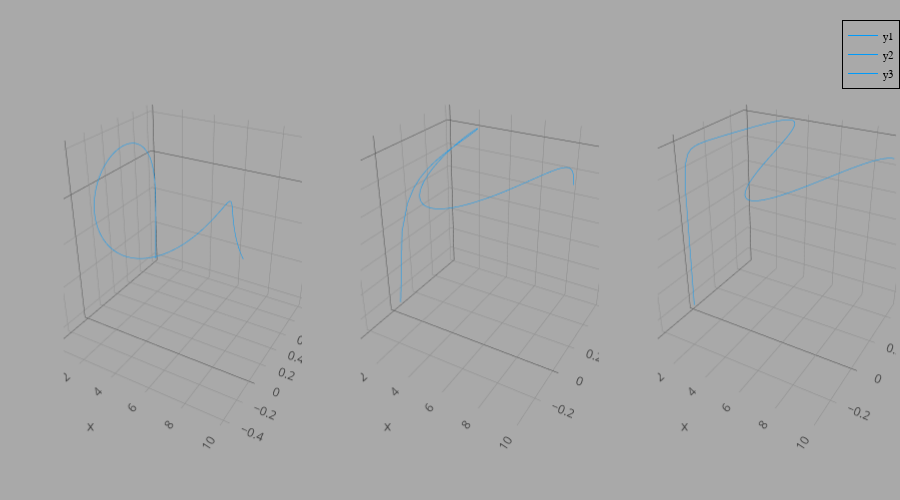

Notebook code for this chart:
### Code cell
x = [i for i in 0:0.1:10]
let P =plot(layout=(1,3), size=(900,500))
    plot!(x, hankelh1.(0,x), background_color="darkgrey", subplot=1)
    plot!(x, hankelh1.(1,x), background_color="darkgrey", subplot=2)
    plot!(x, hankelh1.(2,x), background_color="darkgrey", subplot=3)
end

### Figure 1 — Plotly figure (JSON) as saved in the notebook; plotly's stock layout.template omitted (floating-point values rounded to 4 significant figures)
{"data": [{"colorbar": {"title": ""}, "legendgroup": "y1", "line": {"color": "rgba(0, 154, 250, 1.000)", "dash": "solid", "shape": "linear", "width": 1}, "mode": "lines", "name": "y1", "scene": "scene1", "showlegend": true, "type": "scatter3d", "x": [0.1, 0.2, 0.3, 0.4, 0.5, 0.6, 0.7, 0.8, 0.9, 1, 1.1, 1.2, 1.3, 1.4, 1.5, 1.6, 1.7, 1.8, 1.9, 2, 2.1, 2.2, 2.3, 2.4, 2.5, 2.6, 2.7, 2.8, 2.9, 3, 3.1, 3.2, 3.3, 3.4, 3.5, 3.6, 3.7, 3.8, 3.9, 4, 4.1, 4.2, 4.3, 4.4, 4.5, 4.6, 4.7, 4.8, 4.9, 5, 5.1, 5.2, 5.3, 5.4, 5.5, 5.6, 5.7, 5.8, 5.9, 6, 6.1, 6.2, 6.3, 6.4, 6.5, 6.6, 6.7, 6.8, 6.9, 7, 7.1, 7.2, 7.3, 7.4, 7.5, 7.6, 7.7, 7.8, 7.9, 8, 8.1, 8.2, 8.3, 8.4, 8.5, 8.6, 8.7, 8.8, 8.9, 9, 9.1, 9.2, 9.3, 9.4, 9.5, 9.6, 9.7, 9.8, 9.9, 10], "xaxis": "x1", "y": [0.9975, 0.99, 0.9776, 0.9604, 0.9385, 0.912, 0.8812, 0.8463, 0.8075, 0.7652, 0.7196, 0.6711, 0.6201, 0.5669, 0.5118, 0.4554, 0.398, 0.34, 0.2818, 0.2239, 0.1666, 0.1104, 0.05554, 0.002508, -0.04838, -0.0968, -0.1424, -0.185, -0.2243, -0.2601, -0.2921, -0.3202, -0.3443, -0.3643, -0.3801, -0.3918, -0.3992, -0.4026, -0.4018, -0.3971, -0.3887, -0.3766, -0.361, -0.3423, -0.3205, -0.2961, -0.2693, -0.2404, -0.2097, -0.1776, -0.1443, -0.1103, -0.0758, -0.04121, -0.006844, 0.02697, 0.05992, 0.0917, 0.122, 0.1506, 0.1773, 0.2017, 0.2238, 0.2433, 0.2601, 0.274, 0.2851, 0.2931, 0.2981, 0.3001, 0.2991, 0.2951, 0.2882, 0.2786, 0.2663, 0.2516, 0.2346, 0.2154, 0.1944, 0.1717, 0.1475, 0.1222, 0.09601, 0.06916, 0.04194, 0.01462, -0.01252, -0.03923, -0.06525, -0.09033, -0.1142, -0.1367, -0.1577, -0.1768, -0.1939, -0.209, -0.2218, -0.2323, -0.2403, -0.2459], "yaxis": "y1", "z": [-1.534, -1.081, -0.8073, -0.606, -0.4445, -0.3085, -0.1907, -0.0868, 0.005628, 0.08826, 0.1622, 0.2281, 0.2865, 0.3379, 0.3824, 0.4204, 0.452, 0.4774, 0.4968, 0.5104, 0.5183, 0.5208, 0.5181, 0.5104, 0.4981, 0.4813, 0.4605, 0.4359, 0.4079, 0.3769, 0.3431, 0.3071, 0.2691, 0.2296, 0.189, 0.1477, 0.1061, 0.0645, 0.02338, -0.01694, -0.05609, -0.09375, -0.1296, -0.1633, -0.1947, -0.2235, -0.2494, -0.2723, -0.2921, -0.3085, -0.3216, -0.3313, -0.3374, -0.3402, -0.3395, -0.3354, -0.3282, -0.3177, -0.3044, -0.2882, -0.2694, -0.2483, -0.2251, -0.1999, -0.1732, -0.1452, -0.1162, -0.08643, -0.05625, -0.02595, 0.004182, 0.03385, 0.06277, 0.09068, 0.1173, 0.1424, 0.1658, 0.1872, 0.2065, 0.2235, 0.2381, 0.2501, 0.2595, 0.2662, 0.2702, 0.2715, 0.27, 0.2659, 0.2592, 0.2499, 0.2383, 0.2245, 0.2086, 0.1907, 0.1712, 0.1502, 0.1279, 0.1045, 0.08038, 0.05567], "zaxis": "z1", "zmax": null, "zmin": null}, {"colorbar": {"title": ""}, "legendgroup": "y2", "line": {"color": "rgba(0, 154, 250, 1.000)", "dash": "solid", "shape": "linear", "width": 1}, "mode": "lines", "name": "y2", "scene": "scene2", "showlegend": true, "type": "scatter3d", "x": [0.1, 0.2, 0.3, 0.4, 0.5, 0.6, 0.7, 0.8, 0.9, 1, 1.1, 1.2, 1.3, 1.4, 1.5, 1.6, 1.7, 1.8, 1.9, 2, 2.1, 2.2, 2.3, 2.4, 2.5, 2.6, 2.7, 2.8, 2.9, 3, 3.1, 3.2, 3.3, 3.4, 3.5, 3.6, 3.7, 3.8, 3.9, 4, 4.1, 4.2, 4.3, 4.4, 4.5, 4.6, 4.7, 4.8, 4.9, 5, 5.1, 5.2, 5.3, 5.4, 5.5, 5.6, 5.7, 5.8, 5.9, 6, 6.1, 6.2, 6.3, 6.4, 6.5, 6.6, 6.7, 6.8, 6.9, 7, 7.1, 7.2, 7.3, 7.4, 7.5, 7.6, 7.7, 7.8, 7.9, 8, 8.1, 8.2, 8.3, 8.4, 8.5, 8.6, 8.7, 8.8, 8.9, 9, 9.1, 9.2, 9.3, 9.4, 9.5, 9.6, 9.7, 9.8, 9.9, 10], "xaxis": "x2", "y": [0.04994, 0.0995, 0.1483, 0.196, 0.2423, 0.2867, 0.329, 0.3688, 0.4059, 0.4401, 0.4709, 0.4983, 0.522, 0.5419, 0.5579, 0.5699, 0.5778, 0.5815, 0.5812, 0.5767, 0.5683, 0.556, 0.5399, 0.5202, 0.4971, 0.4708, 0.4416, 0.4097, 0.3754, 0.3391, 0.3009, 0.2613, 0.2207, 0.1792, 0.1374, 0.09547, 0.05383, 0.01282, -0.02724, -0.06604, -0.1033, -0.1386, -0.1719, -0.2028, -0.2311, -0.2566, -0.2791, -0.2985, -0.3147, -0.3276, -0.3371, -0.3432, -0.346, -0.3453, -0.3414, -0.3343, -0.3241, -0.311, -0.2951, -0.2767, -0.2559, -0.2329, -0.2081, -0.1816, -0.1538, -0.125, -0.09534, -0.06522, -0.0349, -0.004683, 0.02515, 0.05433, 0.08257, 0.1096, 0.1352, 0.1592, 0.1813, 0.2014, 0.2192, 0.2346, 0.2476, 0.258, 0.2657, 0.2708, 0.2731, 0.2728, 0.2697, 0.2641, 0.2559, 0.2453, 0.2324, 0.2174, 0.2004, 0.1816, 0.1613, 0.1395, 0.1166, 0.09284, 0.06837, 0.04347], "yaxis": "y2", "z": [-6.459, -3.324, -2.293, -1.781, -1.471, -1.26, -1.103, -0.9781, -0.8731, -0.7812, -0.6981, -0.6211, -0.5485, -0.4791, -0.4123, -0.3476, -0.2847, -0.2237, -0.1644, -0.107, -0.05168, 0.001488, 0.05228, 0.1005, 0.1459, 0.1884, 0.2276, 0.2635, 0.2959, 0.3247, 0.3496, 0.3707, 0.3879, 0.401, 0.4102, 0.4154, 0.4167, 0.4141, 0.4078, 0.3979, 0.3846, 0.368, 0.3484, 0.326, 0.301, 0.2737, 0.2445, 0.2136, 0.1812, 0.1479, 0.1137, 0.07919, 0.04455, 0.01013, -0.02376, -0.05681, -0.08872, -0.1192, -0.1481, -0.175, -0.1998, -0.2223, -0.2422, -0.2596, -0.2741, -0.2857, -0.2945, -0.3002, -0.3029, -0.3027, -0.2995, -0.2934, -0.2846, -0.2731, -0.2591, -0.2428, -0.2243, -0.2039, -0.1817, -0.1581, -0.1331, -0.1072, -0.0806, -0.05348, -0.02617, 0.001084, 0.02801, 0.05436, 0.07987, 0.1043, 0.1275, 0.1491, 0.1691, 0.1871, 0.2032, 0.2171, 0.2287, 0.2379, 0.2447, 0.249], "zaxis": "z2", "zmax": null, "zmin": null}, {"colorbar": {"title": ""}, "legendgroup": "y3", "line": {"color": "rgba(0, 154, 250, 1.000)", "dash": "solid", "shape": "linear", "width": 1}, "mode": "lines", "name": "y3", "scene": "scene3", "showlegend": true, "type": "scatter3d", "x": [0.1, 0.2, 0.3, 0.4, 0.5, 0.6, 0.7, 0.8, 0.9, 1, 1.1, 1.2, 1.3, 1.4, 1.5, 1.6, 1.7, 1.8, 1.9, 2, 2.1, 2.2, 2.3, 2.4, 2.5, 2.6, 2.7, 2.8, 2.9, 3, 3.1, 3.2, 3.3, 3.4, 3.5, 3.6, 3.7, 3.8, 3.9, 4, 4.1, 4.2, 4.3, 4.4, 4.5, 4.6, 4.7, 4.8, 4.9, 5, 5.1, 5.2, 5.3, 5.4, 5.5, 5.6, 5.7, 5.8, 5.9, 6, 6.1, 6.2, 6.3, 6.4, 6.5, 6.6, 6.7, 6.8, 6.9, 7, 7.1, 7.2, 7.3, 7.4, 7.5, 7.6, 7.7, 7.8, 7.9, 8, 8.1, 8.2, 8.3, 8.4, 8.5, 8.6, 8.7, 8.8, 8.9, 9, 9.1, 9.2, 9.3, 9.4, 9.5, 9.6, 9.7, 9.8, 9.9, 10], "xaxis": "x3", "y": [0.001249, 0.004983, 0.01117, 0.01973, 0.0306, 0.04367, 0.05879, 0.07582, 0.09459, 0.1149, 0.1366, 0.1593, 0.183, 0.2074, 0.2321, 0.257, 0.2817, 0.3061, 0.3299, 0.3528, 0.3746, 0.3951, 0.4139, 0.431, 0.4461, 0.459, 0.4696, 0.4777, 0.4832, 0.4861, 0.4862, 0.4835, 0.478, 0.4697, 0.4586, 0.4448, 0.4283, 0.4093, 0.3879, 0.3641, 0.3383, 0.3105, 0.2811, 0.2501, 0.2178, 0.1846, 0.1506, 0.1161, 0.08129, 0.04657, 0.01214, -0.02172, -0.05475, -0.0867, -0.1173, -0.1464, -0.1737, -0.199, -0.2221, -0.2429, -0.2612, -0.2769, -0.2899, -0.3001, -0.3074, -0.3119, -0.3135, -0.3123, -0.3082, -0.3014, -0.292, -0.28, -0.2656, -0.249, -0.2303, -0.2097, -0.1875, -0.1638, -0.1389, -0.113, -0.08638, -0.05929, -0.03197, -0.004684, 0.02232, 0.04881, 0.07453, 0.09925, 0.1228, 0.1448, 0.1653, 0.184, 0.2008, 0.2154, 0.2279, 0.238, 0.2458, 0.2512, 0.2542, 0.2546], "yaxis": "y3", "z": [-127.6, -32.16, -14.48, -8.298, -5.441, -3.893, -2.961, -2.359, -1.946, -1.651, -1.431, -1.263, -1.13, -1.022, -0.9322, -0.8549, -0.787, -0.7259, -0.6699, -0.6174, -0.5675, -0.5194, -0.4726, -0.4267, -0.3813, -0.3364, -0.2919, -0.2477, -0.2038, -0.1604, -0.1175, -0.07536, -0.03403, 0.006276, 0.04537, 0.08306, 0.1192, 0.1535, 0.1858, 0.2159, 0.2437, 0.269, 0.2916, 0.3115, 0.3285, 0.3425, 0.3534, 0.3613, 0.366, 0.3677, 0.3662, 0.3617, 0.3542, 0.3439, 0.3308, 0.3152, 0.297, 0.2766, 0.2542, 0.2299, 0.2039, 0.1766, 0.1482, 0.1188, 0.08891, 0.05864, 0.02829, -0.001856, -0.03155, -0.06053, -0.08854, -0.1154, -0.1407, -0.1645, -0.1864, -0.2063, -0.2241, -0.2395, -0.2525, -0.263, -0.271, -0.2763, -0.2789, -0.279, -0.2764, -0.2712, -0.2636, -0.2535, -0.2412, -0.2268, -0.2103, -0.1921, -0.1722, -0.1509, -0.1284, -0.105, -0.08073, -0.05598, -0.03094, -0.005868], "zaxis": "z3", "zmax": null, "zmin": null}], "layout": {"annotations": [], "height": 500, "legend": {"bgcolor": "rgba(169, 169, 169, 1.000)", "bordercolor": "rgba(0, 0, 0, 1.000)", "borderwidth": 1, "font": {"color": "rgba(0, 0, 0, 1.000)", "family": "sans-serif", "size": 11}, "tracegroupgap": 0, "traceorder": "normal", "x": 1, "xanchor": "auto", "y": 1, "yanchor": "auto"}, "margin": {"b": 20, "l": 0, "r": 0, "t": 20}, "paper_bgcolor": "rgba(169, 169, 169, 1.000)", "plot_bgcolor": "rgba(169, 169, 169, 1.000)", "scene1": {"camera": {"eye": {"x": 1.126, "y": -1.95, "z": 1.3}}, "domain": {"x": [0.07073, 0.3355], "y": [0.0301, 0.9921]}, "xaxis1": {"gridcolor": "rgba(0, 0, 0, 0.100)", "gridwidth": 0.5, "linecolor": "rgba(0, 0, 0, 1.000)", "mirror": false, "range": [-0.3, 10.3], "showgrid": true, "showline": true, "showticklabels": true, "tickangle": 0, "tickcolor": "rgb(0, 0, 0)", "tickfont": {"color": "rgba(0, 0, 0, 1.000)", "family": "sans-serif", "size": 11}, "tickmode": "array", "ticks": "inside", "ticktext": ["0.0", "2.5", "5.0", "7.5", "10.0"], "tickvals": [0, 2.5, 5, 7.5, 10], "title": "", "titlefont": {"color": "rgba(0, 0, 0, 1.000)", "family": "sans-serif", "size": 15}, "type": "-", "visible": true, "zeroline": false, "zerolinecolor": "rgba(0, 0, 0, 1.000)"}, "yaxis1": {"gridcolor": "rgba(0, 0, 0, 0.100)", "gridwidth": 0.5, "linecolor": "rgba(0, 0, 0, 1.000)", "mirror": false, "range": [-0.4446, 1.042], "showgrid": true, "showline": true, "showticklabels": true, "tickangle": 0, "tickcolor": "rgb(0, 0, 0)", "tickfont": {"color": "rgba(0, 0, 0, 1.000)", "family": "sans-serif", "size": 11}, "tickmode": "array", "ticks": "inside", "ticktext": ["−0.25", "0.00", "0.25", "0.50", "0.75", "1.00"], "tickvals": [-0.25, 0, 0.25, 0.5, 0.75, 1], "title": "Re(y)", "titlefont": {"color": "rgba(0, 0, 0, 1.000)", "family": "sans-serif", "size": 15}, "type": "-", "visible": true, "zeroline": false, "zerolinecolor": "rgba(0, 0, 0, 1.000)"}, "zaxis1": {"gridcolor": "rgba(0, 0, 0, 0.100)", "gridwidth": 0.5, "linecolor": "rgba(0, 0, 0, 1.000)", "mirror": false, "range": [-1.596, 0.5824], "showgrid": true, "showline": true, "showticklabels": true, "tickangle": 0, "tickcolor": "rgb(0, 0, 0)", "tickfont": {"color": "rgba(0, 0, 0, 1.000)", "family": "sans-serif", "size": 11}, "tickmode": "array", "ticks": "inside", "ticktext": ["−1.5", "−1.0", "−0.5", "0.0", "0.5"], "tickvals": [-1.5, -1, -0.5, 0, 0.5], "title": "Im(y)", "titlefont": {"color": "rgba(0, 0, 0, 1.000)", "family": "sans-serif", "size": 15}, "type": "-", "visible": true, "zeroline": false, "zerolinecolor": "rgba(0, 0, 0, 1.000)"}}, "scene2": {"camera": {"eye": {"x": 1.126, "y": -1.95, "z": 1.3}}, "domain": {"x": [0.4008, 0.6656], "y": [0.0301, 0.9921]}, "xaxis2": {"gridcolor": "rgba(0, 0, 0, 0.100)", "gridwidth": 0.5, "linecolor": "rgba(0, 0, 0, 1.000)", "mirror": false, "range": [-0.3, 10.3], "showgrid": true, "showline": true, "showticklabels": true, "tickangle": 0, "tickcolor": "rgb(0, 0, 0)", "tickfont": {"color": "rgba(0, 0, 0, 1.000)", "family": "sans-serif", "size": 11}, "tickmode": "array", "ticks": "inside", "ticktext": ["0.0", "2.5", "5.0", "7.5", "10.0"], "tickvals": [0, 2.5, 5, 7.5, 10], "title": "", "titlefont": {"color": "rgba(0, 0, 0, 1.000)", "family": "sans-serif", "size": 15}, "type": "-", "visible": true, "zeroline": false, "zerolinecolor": "rgba(0, 0, 0, 1.000)"}, "yaxis2": {"gridcolor": "rgba(0, 0, 0, 0.100)", "gridwidth": 0.5, "linecolor": "rgba(0, 0, 0, 1.000)", "mirror": false, "range": [-0.3738, 0.6093], "showgrid": true, "showline": true, "showticklabels": true, "tickangle": 0, "tickcolor": "rgb(0, 0, 0)", "tickfont": {"color": "rgba(0, 0, 0, 1.000)", "family": "sans-serif", "size": 11}, "tickmode": "array", "ticks": "inside", "ticktext": ["−0.2", "0.0", "0.2", "0.4", "0.6"], "tickvals": [-0.2, 0, 0.2, 0.4, 0.6], "title": "Re(y)", "titlefont": {"color": "rgba(0, 0, 0, 1.000)", "family": "sans-serif", "size": 15}, "type": "-", "visible": true, "zeroline": false, "zerolinecolor": "rgba(0, 0, 0, 1.000)"}, "zaxis2": {"gridcolor": "rgba(0, 0, 0, 0.100)", "gridwidth": 0.5, "linecolor": "rgba(0, 0, 0, 1.000)", "mirror": false, "range": [-6.665, 0.6229], "showgrid": true, "showline": true, "showticklabels": true, "tickangle": 0, "tickcolor": "rgb(0, 0, 0)", "tickfont": {"color": "rgba(0, 0, 0, 1.000)", "family": "sans-serif", "size": 11}, "tickmode": "array", "ticks": "inside", "ticktext": ["−6", "−5", "−4", "−3", "−2", "−1", "0"], "tickvals": [-6, -5, -4, -3, -2, -1, 0], "title": "Im(y)", "titlefont": {"color": "rgba(0, 0, 0, 1.000)", "family": "sans-serif", "size": 15}, "type": "-", "visible": true, "zeroline": false, "zerolinecolor": "rgba(0, 0, 0, 1.000)"}}, "scene3": {"camera": {"eye": {"x": 1.126, "y": -1.95, "z": 1.3}}, "domain": {"x": [0.7308, 0.9956], "y": [0.0301, 0.9921]}, "xaxis3": {"gridcolor": "rgba(0, 0, 0, 0.100)", "gridwidth": 0.5, "linecolor": "rgba(0, 0, 0, 1.000)", "mirror": false, "range": [-0.3, 10.3], "showgrid": true, "showline": true, "showticklabels": true, "tickangle": 0, "tickcolor": "rgb(0, 0, 0)", "tickfont": {"color": "rgba(0, 0, 0, 1.000)", "family": "sans-serif", "size": 11}, "tickmode": "array", "ticks": "inside", "ticktext": ["0.0", "2.5", "5.0", "7.5", "10.0"], "tickvals": [0, 2.5, 5, 7.5, 10], "title": "", "titlefont": {"color": "rgba(0, 0, 0, 1.000)", "family": "sans-serif", "size": 15}, "type": "-", "visible": true, "zeroline": false, "zerolinecolor": "rgba(0, 0, 0, 1.000)"}, "yaxis3": {"gridcolor": "rgba(0, 0, 0, 0.100)", "gridwidth": 0.5, "linecolor": "rgba(0, 0, 0, 1.000)", "mirror": false, "range": [-0.3375, 0.5102], "showgrid": true, "showline": true, "showticklabels": true, "tickangle": 0, "tickcolor": "rgb(0, 0, 0)", "tickfont": {"color": "rgba(0, 0, 0, 1.000)", "family": "sans-serif", "size": 11}, "tickmode": "array", "ticks": "inside", "ticktext": ["−0.2", "0.0", "0.2", "0.4"], "tickvals": [-0.2, 0, 0.2, 0.4], "title": "Re(y)", "titlefont": {"color": "rgba(0, 0, 0, 1.000)", "family": "sans-serif", "size": 15}, "type": "-", "visible": true, "zeroline": false, "zerolinecolor": "rgba(0, 0, 0, 1.000)"}, "zaxis3": {"gridcolor": "rgba(0, 0, 0, 0.100)", "gridwidth": 0.5, "linecolor": "rgba(0, 0, 0, 1.000)", "mirror": false, "range": [-131.5, 4.208], "showgrid": true, "showline": true, "showticklabels": true, "tickangle": 0, "tickcolor": "rgb(0, 0, 0)", "tickfont": {"color": "rgba(0, 0, 0, 1.000)", "family": "sans-serif", "size": 11}, "tickmode": "array", "ticks": "inside", "ticktext": ["−120", "−100", "−80", "−60", "−40", "−20", "0"], "tickvals": [-120, -100, -80, -60, -40, -20, 0], "title": "Im(y)", "titlefont": {"color": "rgba(0, 0, 0, 1.000)", "family": "sans-serif", "size": 15}, "type": "-", "visible": true, "zeroline": false, "zerolinecolor": "rgba(0, 0, 0, 1.000)"}}, "showlegend": true, "width": 900}}
